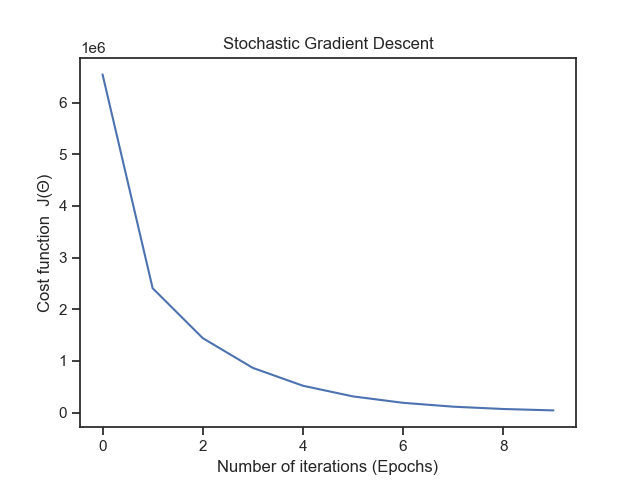

The script that saved this image:
from matplotlib import pyplot as plt
import seaborn as sns
import numpy as np

sns.set(style='ticks')


def next_batch(features, labels, batch_size):
    for data in range(0, np.shape(features)[0], batch_size):
        yield features[data: data + batch_size], labels[data: data + batch_size]


def stochastic_gradient_descent(X, y, alpha=0.01, epochs=100, batch_size=1):
    m = np.shape(X)[0]
    n = np.shape(X)[1]

    X = np.concatenate((np.ones((m, 1)), X), axis=1)
    W = np.random.randn(n + 1, )

    cost_history_list = []

    for current_iteration in range(epochs):
        batch_epoch_loss_list = []

        for (X_batch, y_batch) in next_batch(X, y, batch_size):
            batch_m = np.shape(X_batch)[0]
            y_estimated = X_batch.dot(W)
            error = y_estimated - y_batch
            cost = (1 / 2 * m) * np.sum(error ** 2)
            batch_epoch_loss_list.append(cost)
            gradient = (1 / batch_m) * X_batch.T.dot(error)
            W = W - alpha * gradient

        print(f"cost:{np.average(batch_epoch_loss_list)} \t"
              f" iteration: {current_iteration}")

        cost_history_list.append(np.average(batch_epoch_loss_list))

    return W, cost_history_list


def run():
    rng = np.random.RandomState(20)
    X = 10 * rng.rand(1000, 5)
    y = 0.9 + np.dot(X, [2.2, 4., -4, 1, 2])

    weight, cost_history_list = stochastic_gradient_descent(
        X=X,
        y=y,
        alpha=0.001,
        epochs=10,
        batch_size=32
    )

    plt.plot(np.arange(len(cost_history_list)), cost_history_list)
    plt.xlabel("Number of iterations (Epochs)")
    plt.ylabel("Cost function  J(Θ)")
    plt.title("Stochastic Gradient Descent")
    plt.savefig('StochasticGD.png')
    plt.show()


if __name__ == '__main__':
    run()
